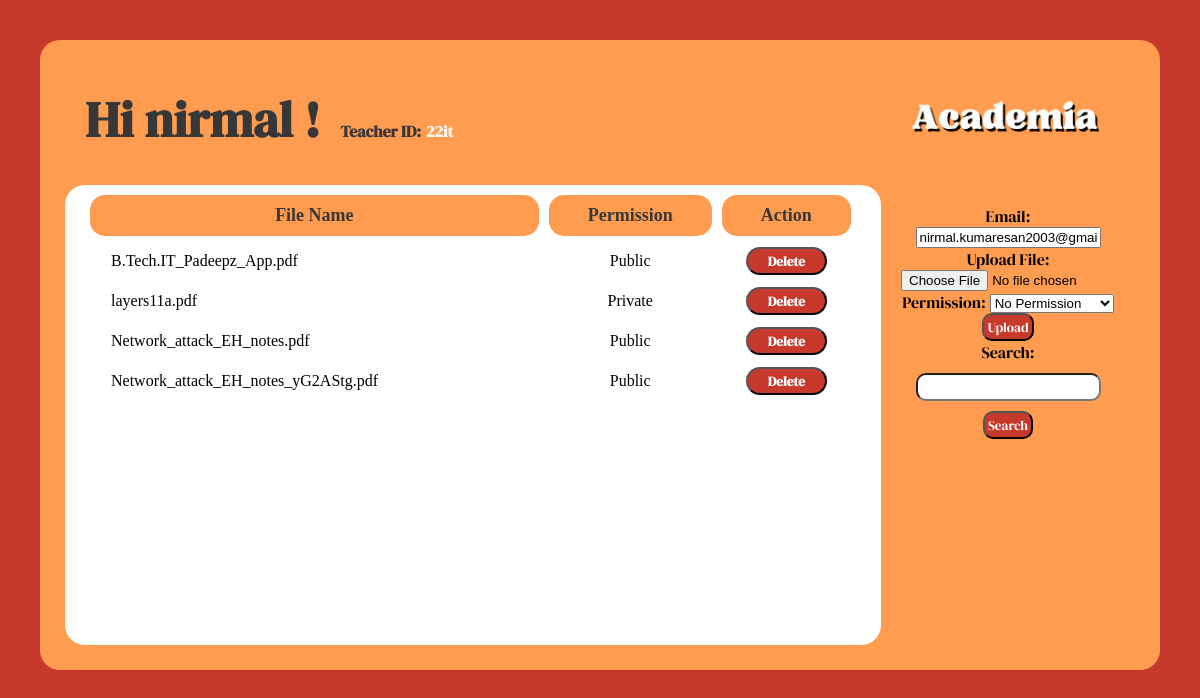
The page /teacherhome/ (signed in) on the database its author committed.
### login/models.py (models this page shows, shortened)
class UserProfile(models.Model):
    USER_TYPE_CHOICES = [
        ('Student', 'Student'),
        ('Teacher', 'Teacher'),
    ]
    name = models.CharField(max_length=255)
    user_type = models.CharField(max_length=7, choices=USER_TYPE_CHOICES)
    roll_number = models.CharField(max_length=20, blank=True, null=True)
    teacher_id = models.CharField(max_length=20, blank=True, null=True)
    email = models.EmailField(primary_key=True)
    password = models.CharField(max_length=100)
    forgot = models.CharField(max_length=100,default='None')

### teacherhome/models.py (models this page shows, shortened)
class File(models.Model):
    owner = models.ForeignKey(User, on_delete=models.CASCADE)
    email = models.EmailField()
    file = models.FileField(upload_to='files/')
    permission = models.IntegerField(choices=[(0, 'No Permission'), (1, 'Allow Permission')])

### teacherhome/views.py (the view)
# urls.py: path('teacherhome/', views.teacherHome, name='teacherhome'),
@login_required
def teacherHome(request):
    try:
        profile = UserProfile.objects.get(email=request.user.email)
    except UserProfile.DoesNotExist:
        profile = None
        print('UserProfile not found for user:', request.user.email)
        return render(request, '404.html')
    search_query = request.GET.get('search', '')
    if search_query:
        files = File.objects.filter(owner=request.user, file__icontains=search_query)
    else:
        files = File.objects.filter(owner=request.user)
    context = {
        'profile': profile,
        'files': files,
        'filtered_files': files,  # Used for displaying search results
    }
    return render(request, 'teacherhome.html', context)

### teacherhome/templatetags/custom_filters.py (called while the page is built)
@register.filter(name='get_file_name')
def get_file_name(value):
    return value.split('/')[-1]

### teacherhome/templates/teacherhome.html (shortened to what this page needs)
<!DOCTYPE html>
<html lang="en">
<head>
    {% load static %}
    {% load static %}
    <link rel="stylesheet" href="{% static 'teacherhome.css' %}">
</head>
<body>
    <div id="outerBody">
        <div id="dummy">
            <h1 id="hello">
                {% with profile.name as username %}
                    Hi {% if request.user.is_authenticated %} {{ username }} {% else %} Not Found {% endif %} !
                {% endwith %}
                {% if profile.teacher_id %}
                    <h4 style="float: left; margin-top: 55px; font-family: 'DM Serif Display', serif; color: #383737;">
                        Teacher ID: <h4 style="float: left; margin-top: 55px; font-family: 'DM Serif Display', serif; color: #fffafa; padding-left: 5px">{{ profile.teacher_id }}</h4>
                    </h4>
                {% endif %}
            </h1>
            {% load static %}
            <img src="{% static 'textLogo.png' %}" alt="Text Logo" width="250px" style="float: right;">
        </div>
        <div style="display: flex; flex-direction: row;">
            <div id="innerBody" style="width: 100%; flex: 2; overflow-y: auto; padding-right: 20px; max-height: 500px;">
                <table style="width: 100%; border-spacing: 10px;padding-left: 15px;">
                    <thead style="background-color: #ff9c4f; color: #383737;">
                        <tr>
                            <th style="padding: 10px;border-radius: 15px;font-size: large;">File Name</th>
                            <th style="padding: 10px;border-radius: 15px;font-size: large;">Permission</th>
                            <th style="padding: 10px;border-radius: 15px;font-size: large;">Action</th>
                        </tr>
                    </thead>
                    <tbody>
                        {% for file in filtered_files %}
                            <tr>
                                {% load custom_filters %}
                                <td><a href="{% url 'download_file' file.id %}" style="color: black;text-decoration: none;float: left;padding-left: 20px;">{{ file.file.name|get_file_name }}</a></td>
                                <td>
                                    {% if file.permission %}
                                        Public
                                    {% else %}
                                        Private
                                    {% endif %}
                                </td>
                                <td>
                                    <form method="post" action="{% url 'delete_file' file.id %}" onsubmit="return confirm('Are you sure you want to delete this file?');">
                                        <button type="submit" style="font-family: 'DM Serif Display', serif;background-color:#c73a2b;color:#ffffff;border-radius: 20px;font-weight: bold; padding: 3px 20px;">Delete</button>
                                    </form>
                                </td>
                            </tr>
                        {% endfor %}
                    </tbody>
                </table>
            </div>
            <div id="sideBody" style="width: 20%; padding: 20px; display: flex; flex-direction: column;">
                <form method="post" action="{% url 'upload_form' %}" enctype="multipart/form-data">
                    <label style="font-family: 'DM Serif Display', serif;" for="email">Email:</label>
                    <input type="text" name="email" value="{% if request.user.is_authenticated %}{{ request.user.email }}{% endif %}" readonly>
                    <br>
                    <label style="font-family: 'DM Serif Display', serif;" for="file">Upload File:</label>
                    <input type="file" name="file" required>
                    <label style="font-family: 'DM Serif Display', serif;" for="permission">Permission:</label>
                    <select name="permission">
                        <option value="0">No Permission</option>
                    </select>
                    <button style="font-family: 'DM Serif Display', serif; background-color: #c73a2b; color: #ffffff; border-radius: 10px; padding: 3px;" type="submit">Upload</button>
                </form>
                <form method="get" action="">
                    <label style="font-family: 'DM Serif Display', serif;" for="search">Search:</label>
                    <input type="text" style="font-family: 'DM Serif Display', serif; border-radius: 10px; padding: 3px 10px; margin: 10px;" name="search">
                    <button style="font-family: 'DM Serif Display', serif; background-color: #c73a2b; color: #ffffff; border-radius: 10px; padding: 3px;" type="submit">Search</button>
                </form>
            </div>
        </div>
    </div>
</body>
</html>

### teacherhome/static/teacherhome.css (style rules this page uses)
body { margin: 0px; padding: 0px; background-color: #c73a2b; overflow: hidden; justify-content: center; align-items: center; height: 100vh; }
#outerBody { height: 580px; background-color: #ff9c4f; margin: 40px; border-radius: 20px; padding: 25px; text-align: center; }
#dummy { height: 120px; }
#innerBody { height: 460px; background-color: #ffffff; border-radius: 20px; }
#hello { float: left; font-family: 'DM Serif Display', serif; color: #383737; font-size: 50px; margin: 20px; }

### rows shown on the page
UserProfile: name "nirmal", teacher_id "22it"
File: file.name|get_file_name "B.Tech.IT_Padeepz_App.pdf", permission "Public"
File: file.name|get_file_name "layers11a.pdf", permission "Private"
File: file.name|get_file_name "Network_attack_EH_notes.pdf", permission "Public"
File: file.name|get_file_name "Network_attack_EH_notes_yG2AStg.pdf", permission "Public"
